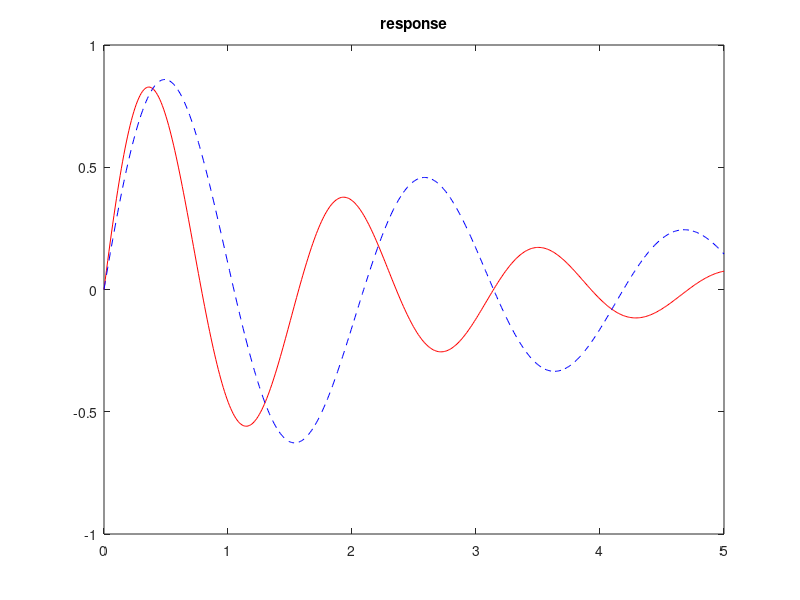

Write MATLAB code to recreate this figure.
% 지저분한 시간 응답 플롯 — plot-style eval 입력 (규칙 위반: shorthand 색 문자열,
% 라벨/단위/한계/그리드/범례 없음, title 있음)
t = linspace(0, 5, 500);
y1 = exp(-0.5*t) .* sin(4*t);
y2 = exp(-0.3*t) .* sin(3*t);
figure;
plot(t, y1, 'r-', t, y2, 'b--');
title('response');
